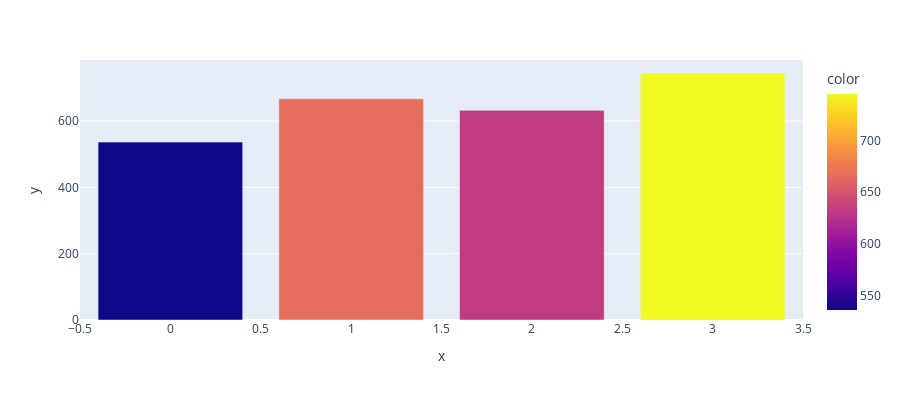

Here is the notebook cell this chart was saved with:
### Code cell
cozunurlukGenislikOrtalamasi=[dfMain[dfMain.FiyatAraligi==0].CozunurlukYükseklik.mean(),dfMain[dfMain.FiyatAraligi==1].CozunurlukYükseklik.mean(),dfMain[dfMain.FiyatAraligi==2].CozunurlukYükseklik.mean(),dfMain[dfMain.FiyatAraligi==3].CozunurlukYükseklik.mean()]
fig = px.bar( x=fiyatAraliklari, y=cozunurlukGenislikOrtalamasi, height=400, color=cozunurlukGenislikOrtalamasi)
fig.show()

### Figure 1 — Plotly figure (JSON) as saved in the notebook; plotly's stock layout.template omitted (floating-point values rounded to 4 significant figures)
{"data": [{"alignmentgroup": "True", "hovertemplate": "x=%{x}<br>y=%{y}<br>color=%{marker.color}<extra></extra>", "legendgroup": "", "marker": {"color": [536.4, 666.9, 632.3, 744.8], "coloraxis": "coloraxis"}, "name": "", "offsetgroup": "", "orientation": "v", "showlegend": false, "textposition": "auto", "type": "bar", "x": [0, 1, 2, 3], "xaxis": "x", "y": [536.4, 666.9, 632.3, 744.8], "yaxis": "y"}], "layout": {"barmode": "relative", "coloraxis": {"colorbar": {"title": {"text": "color"}}, "colorscale": [[0.0, "#0d0887"], [0.1111, "#46039f"], [0.2222, "#7201a8"], [0.3333, "#9c179e"], [0.4444, "#bd3786"], [0.5556, "#d8576b"], [0.6667, "#ed7953"], [0.7778, "#fb9f3a"], [0.8889, "#fdca26"], [1.0, "#f0f921"]]}, "height": 400, "legend": {"tracegroupgap": 0}, "margin": {"t": 60}, "xaxis": {"anchor": "y", "domain": [0.0, 1.0], "title": {"text": "x"}}, "yaxis": {"anchor": "x", "domain": [0.0, 1.0], "title": {"text": "y"}}}}
